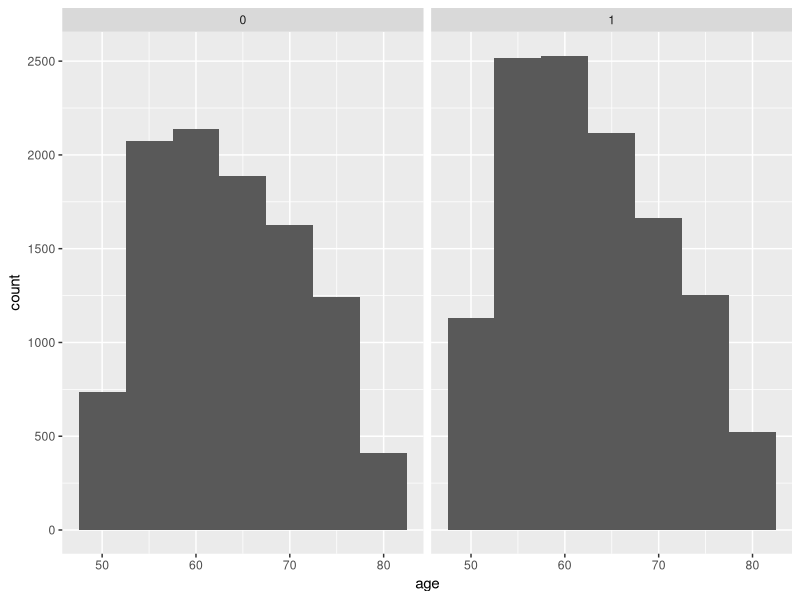
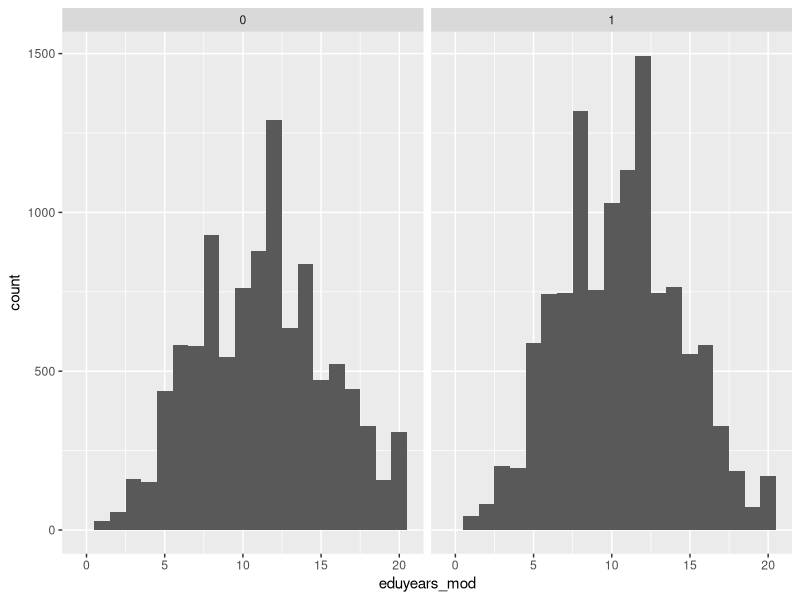
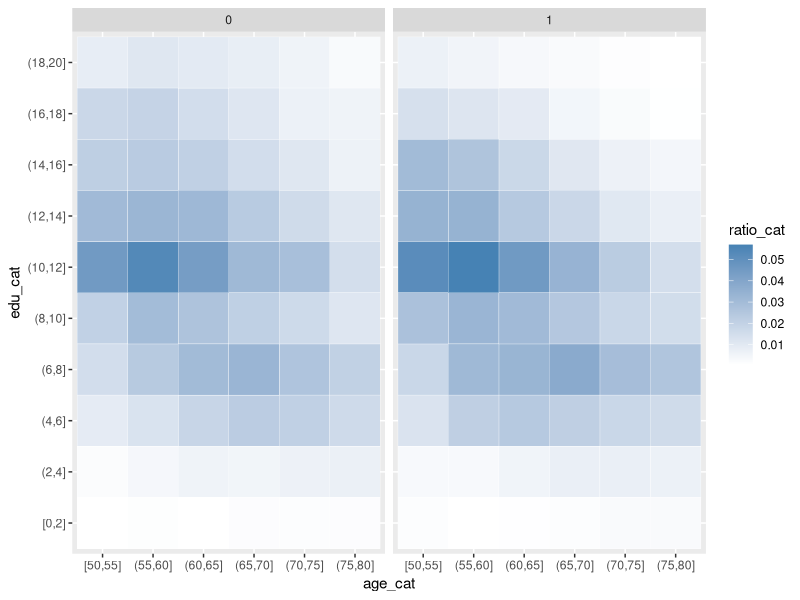
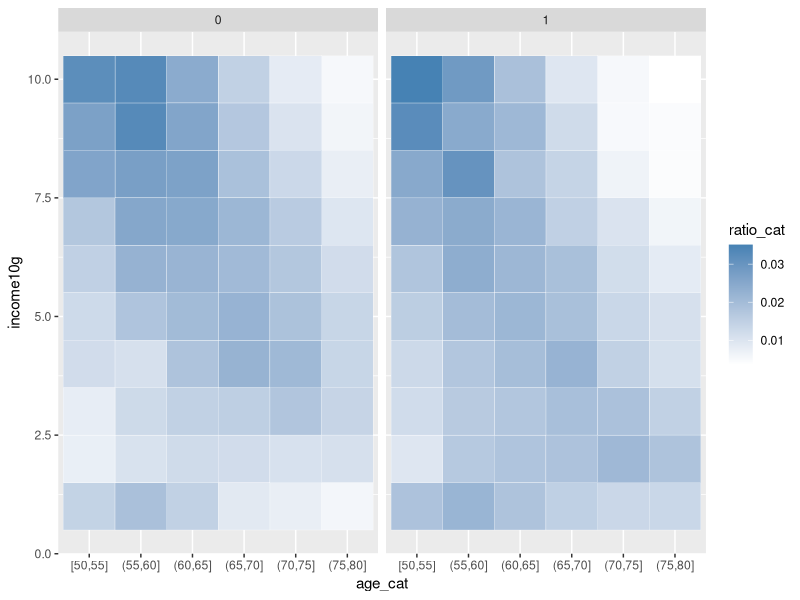
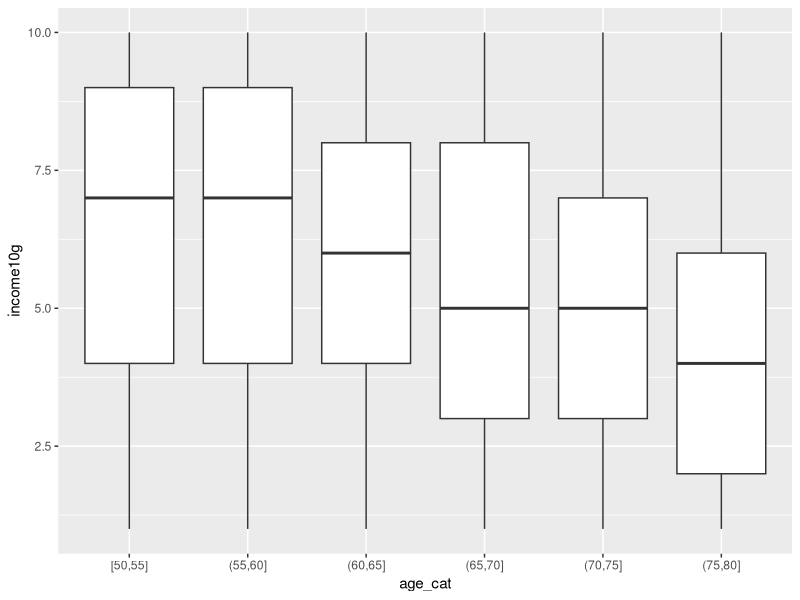

Recreate these plots in R, in order.
library(data.table)
library(ggplot2)

dt <- fread('mortality_oldage_eu.csv')

#### Filter data: Keep respondents between 50 and 80 years of age. 
#### The variables you will need are whether the person deceased within 6 years of the interview (“deceased”), gender (“female”), age (“age”), years of education (“eduyears_mod”), income group within country (“income10g), and the explanatory variables of your focus, physical activities (variable “sports”: 1: more than once a week, 2: once a week, 3: one to three times a month, 4: hardly ever, or never). 

dt <- dt[age >= 50 & age <= 80, ]
dt <- dt[, c("deceased", "female", "age", "eduyears_mod", "income10g", "sports")]

#### Do exploratoty analysis: Create binary variables from the sports variable. 
#### Describe these variables in your dataset. Drop observations that have missing value for either.

options(na.action = 'na.pass')
m <- model.matrix(~ -1 + deceased + female + age + eduyears_mod + income10g + factor(sports), data = dt)
dt <- data.table(m)
options(na.action = 'na.omit')

dt <- na.omit(dt)

ggplot(dt, aes(age)) + geom_histogram(binwidth = 5) + facet_wrap(~ female)
##lognormal distribution -- consider transformation?

ggplot(dt, aes(eduyears_mod)) + geom_histogram(binwidth = 1) + facet_wrap(~ female)
## normal distribution

## both similar for female / male. test means?

##heatmap on age vs edu
dt[, age_cat := cut(age, breaks = 5 *(10:16), include.lowest = TRUE)]
dt[, edu_cat := cut(eduyears_mod, breaks = 2*(0:10), include.lowest = TRUE)]

dt_heatmap1 <- dt[, .(cnt_cat = .N), by = c("female", "age_cat", "edu_cat")]
dt_temp <- dt[, .(cnt_gender = .N), by = female]

dt_heatmap1 <- merge(dt_heatmap1, dt_temp, all.x=TRUE)

dt_heatmap1[, ratio_cat := cnt_cat / cnt_gender] 

ggplot(data = dt_heatmap1, aes(x = age_cat, y = edu_cat)) +
  geom_tile(aes(fill = ratio_cat), colour = "white") + 
  scale_fill_gradient(low = "white", high = "steelblue") + 
  facet_wrap(~ female)

dt[eduyears_mod == 0, ]

round(cor(dt[, c("age", "eduyears_mod", "income10g")]), 2)
## we don't have enough evidence to drop

##heatmap on age vs income
dt_heatmap2 <- dt[, .(cnt_cat = .N), by = c("female", "age_cat", "income10g")]

dt_heatmap2 <- merge(dt_heatmap2, dt_temp, all.x=TRUE)
dt_temp <- NULL

dt_heatmap2[, ratio_cat := cnt_cat / cnt_gender] 

ggplot(data = dt_heatmap2, aes(x = age_cat, y = income10g)) +
  geom_tile(aes(fill = ratio_cat), colour = "white") + 
  scale_fill_gradient(low = "white", high = "steelblue") + 
  facet_wrap(~ female)
## income gradually decreasing with age (most likely people retire / work less)


ggplot(data = dt, aes(x = age_cat, y = income10g)) + geom_boxplot()
##might not want to include, but it re-affirms the above